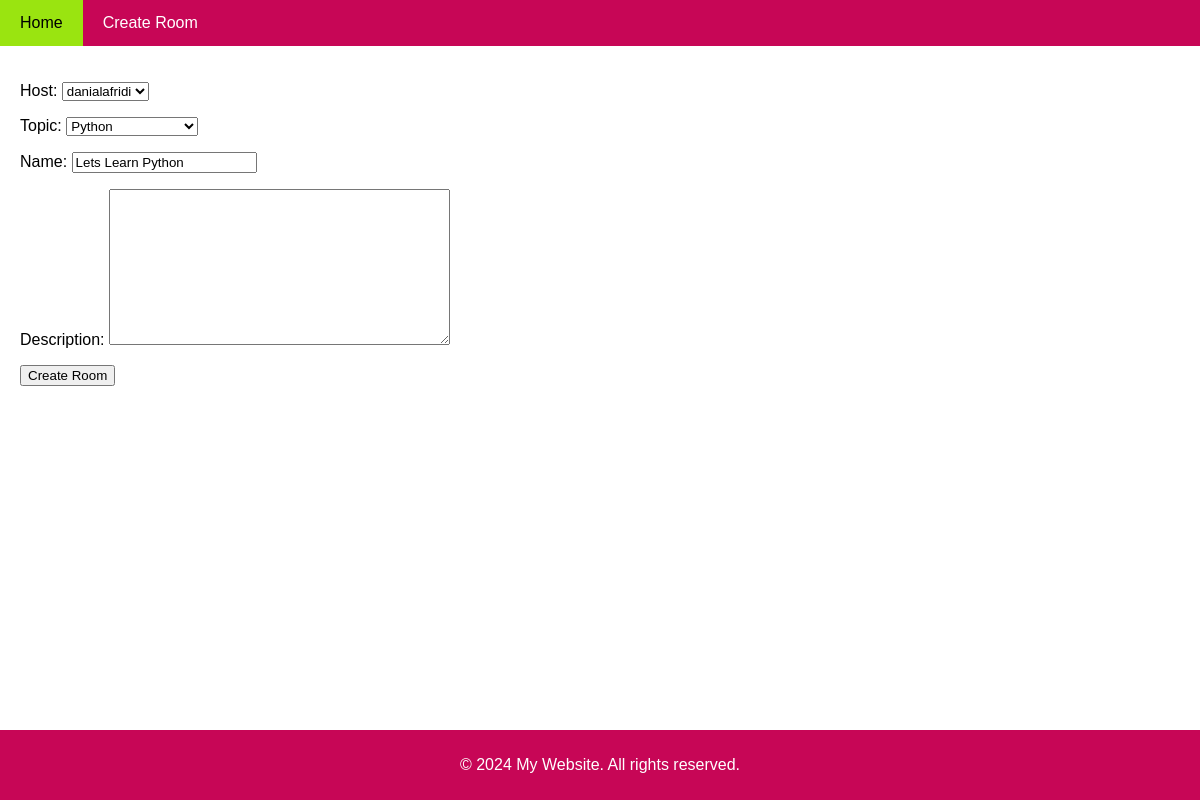
Screenshot of /update-room/5/ with the database file from the repository.
### base/models.py (models this page shows, shortened)
class Room(models.Model):
    host = models.ForeignKey(User, on_delete=models.SET_NULL,null=True)
    topic = models.ForeignKey(Topic, on_delete=models.SET_NULL,null=True)
    name = models.CharField(max_length=100, blank=False)
    description = models.TextField(null=True, blank=True)
    updated_at = models.DateTimeField(auto_now=True)
    created_at = models.DateTimeField(auto_now_add=True)
    class Meta:
        ordering = ['-updated_at', '-created_at']

class Topic(models.Model):
    name = models.CharField(max_length=200, blank=False)
    updated_at = models.DateTimeField(auto_now=True)
    created_at = models.DateTimeField(auto_now_add=True)
    def __str__(self):
        return str(self.name)

### base/views.py (the view)
# urls.py: path('update-room/<str:pk>/',views.updateRoom,name='update_room'),
def updateRoom(request,pk):
    room = Room.objects.get(id=pk)
    form = RoomForm(instance=room)
    if request.method == 'POST':
        form = RoomForm(request.POST, instance=room)
        if form.is_valid():
            form.save()
            return redirect('home')
    context = {'form' : form}
    return render(request,'base/room_form.html',context)

### base/forms.py
class RoomForm(ModelForm):
    class Meta:
        model = Room
        fields = '__all__'

### base/templates/base/room_form.html (shortened to what this page needs)
{% extends 'main.html' %}
{% block content %}
<main class="content">
    <div>
        <div>
            <form method="POST" action="">
                <div>
                   {{form.as_p}}
                </div>
                <div>
                    <button type="submit">Create Room</button>
                </div>
            </form>
        </div>
    </div>
</main>
{% endblock %}

### templates/main.html (style rules this page uses)
body { font-family: Arial, sans-serif; margin: 0; padding: 0; display: flex; flex-direction: column; min-height: 100vh; }
.content { flex: 1; padding: 20px; }

### rows the page displays
Room: host "danialafridi", topic "Python"
Topic: name "Lets Learn Python"
